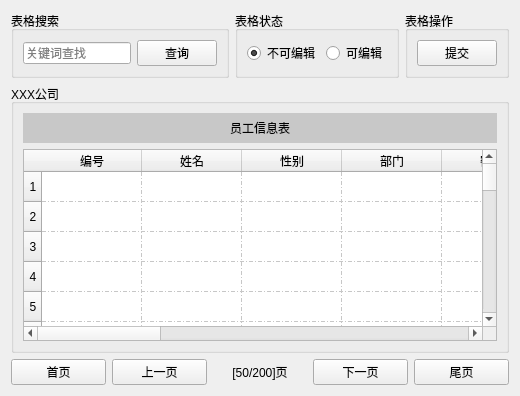
         <widget class="QWidget" name="page_2">
          <layout class="QGridLayout" name="gridLayout_5">
           <item row="1" column="0" colspan="3">
            <widget class="QGroupBox" name="groupBox_16">
             <property name="title">
              <string>XXX公司</string>
             </property>
             <layout class="QVBoxLayout" name="verticalLayout_20">
              <item>
               <widget class="QLabel" name="label_58">
                <property name="minimumSize">
                 <size>
                  <width>0</width>
                  <height>30</height>
                 </size>
                </property>
                <property name="styleSheet">
                 <string notr="true">background-color: rgb(200, 200, 200);</string>
                </property>
                <property name="text">
                 <string>员工信息表</string>
                </property>
                <property name="alignment">
                 <set>Qt::AlignCenter</set>
                </property>
               </widget>
              </item>
              <item>
               <widget class="QTableWidget" name="tableWidget_3">
                <property name="focusPolicy">
                 <enum>Qt::NoFocus</enum>
                </property>
                <property name="tabKeyNavigation">
                 <bool>true</bool>
                </property>
                <property name="gridStyle">
                 <enum>Qt::DashDotLine</enum>
                </property>
                <row>
                 <property name="text">
                  <string>1</string>
                 </property>
                 <property name="textAlignment">
                  <set>AlignCenter</set>
                 </property>
                </row>
                <row>
                 <property name="text">
                  <string>2</string>
                 </property>
                 <property name="textAlignment">
                  <set>AlignCenter</set>
                 </property>
                </row>
                <row>
                 <property name="text">
                  <string>3</string>
                 </property>
                 <property name="textAlignment">
                  <set>AlignCenter</set>
                 </property>
                </row>
                <row>
                 <property name="text">
                  <string>4</string>
                 </property>
                 <property name="textAlignment">
                  <set>AlignCenter</set>
                 </property>
                </row>
                <row>
                 <property name="text">
                  <string>5</string>
                 </property>
                 <property name="textAlignment">
                  <set>AlignCenter</set>
                 </property>
                </row>
                <row>
                 <property name="text">
                  <string>6</string>
                 </property>
                 <property name="textAlignment">
                  <set>AlignCenter</set>
                 </property>
                </row>
                <row>
                 <property name="text">
                  <string>7</string>
                 </property>
                 <property name="textAlignment">
                  <set>AlignCenter</set>
                 </property>
                </row>
                <row>
                 <property name="text">
                  <string>8</string>
                 </property>
                 <property name="textAlignment">
                  <set>AlignCenter</set>
                 </property>
                </row>
                <row>
                 <property name="text">
                  <string>9</string>
                 </property>
                 <property name="textAlignment">
                  <set>AlignCenter</set>
                 </property>
                </row>
                <row>
                 <property name="text">
                  <string>10</string>
                 </property>
                </row>
                <row>
                 <property name="text">
                  <string>11</string>
                 </property>
                </row>
                <row>
                 <property name="text">
                  <string>12</string>
                 </property>
                </row>
                <row>
                 <property name="text">
                  <string>13</string>
                 </property>
                </row>
                <row>
                 <property name="text">
                  <string>14</string>
                 </property>
                </row>
                <row>
                 <property name="text">
                  <string>15</string>
                 </property>
                </row>
                <row>
                 <property name="text">
                  <string>16</string>
                 </property>
                </row>
                <row>
                 <property name="text">
                  <string>17</string>
                 </property>
                </row>
                <row>
                 <property name="text">
                  <string>18</string>
                 </property>
                </row>
                <row>
                 <property name="text">
                  <string>19</string>
                 </property>
                </row>
                <row>
                 <property name="text">
                  <string>20</string>
                 </property>
                </row>
                <row>
                 <property name="text">
                  <string>21</string>
                 </property>
                </row>
                <row>
                 <property name="text">
                  <string>22</string>
                 </property>
                </row>
                <row>
                 <property name="text">
                  <string>24</string>
                 </property>
                </row>
                <row>
                 <property name="text">
                  <string>23</string>
                 </property>
                </row>
                <row>
                 <property name="text">
                  <string>25</string>
                 </property>
                </row>
                <row>
                 <property name="text">
                  <string>26</string>
                 </property>
                </row>
                <row>
                 <property name="text">
                  <string>28</string>
                 </property>
                </row>
                <row>
                 <property name="text">
                  <string>29</string>
                 </property>
                </row>
                <row>
                 <property name="text">
                  <string>30</string>
                 </property>
                </row>
                <row>
                 <property name="text">
                  <string>31</string>
                 </property>
                </row>
                <row>
                 <property name="text">
                  <string>32</string>
                 </property>
                </row>
                <row>
                 <property name="text">
                  <string>33</string>
                 </property>
                </row>
                <row>
                 <property name="text">
                  <string>35</string>
                 </property>
                </row>
                <column>
                 <property name="text">
                  <string>编号</string>
                 </property>
                </column>
                <column>
                 <property name="text">
                  <string>姓名</string>
                 </property>
                </column>
                <column>
                 <property name="text">
                  <string>性别</string>
                 </property>
                </column>
                <column>
                 <property name="text">
                  <string>部门</string>
                 </property>
                </column>
                <column>
                 <property name="text">
                  <string>密码</string>
                 </property>
                </column>
                <column>
                 <property name="text">
                  <string>电话</string>
                 </property>
                </column>
                <column>
                 <property name="text">
                  <string>学历</string>
                 </property>
                </column>
                <column>
                 <property name="text">
                  <string>职务</string>
                 </property>
                </column>
                <column>
                 <property name="text">
                  <string>照片</string>
                 </property>
                </column>
                <column>
                 <property name="text">
                  <string>身份证</string>
                 </property>
                </column>
                <column>
                 <property name="text">
                  <string>入职时间</string>
                 </property>
                </column>
                <column>
                 <property name="text">
                  <string>毕业学校</string>
                 </property>
                </column>
                <column>
                 <property name="text">
                  <string>家庭住址</string>
                 </property>
                </column>
                <column>
                 <property name="text">
                  <string>个人简介</string>
                 </property>
                </column>
                <item row="0" column="0">
                 <property name="text">
                  <string/>
                 </property>
                </item>
               </widget>
              </item>
             </layout>
            </widget>
           </item>
           <item row="0" column="0">
            <widget class="QGroupBox" name="groupBox_15">
             <property name="title">
              <string>表格搜索</string>
             </property>
             <layout class="QHBoxLayout" name="horizontalLayout_20">
              <item>
               <widget class="QLineEdit" name="lineEdit_38">
                <property name="frame">
                 <bool>true</bool>
                </property>
                <property name="placeholderText">
                 <string>关键词查找</string>
                </property>
                <property name="clearButtonEnabled">
                 <bool>true</bool>
                </property>
               </widget>
              </item>
              <item>
               <widget class="QPushButton" name="pushButton_26">
                <property name="text">
                 <string>查询</string>
                </property>
               </widget>
              </item>
             </layout>
            </widget>
           </item>
           <item row="0" column="2">
            <widget class="QGroupBox" name="groupBox_13">
             <property name="title">
              <string>表格操作</string>
             </property>
             <layout class="QHBoxLayout" name="horizontalLayout_15">
              <item>
               <widget class="QPushButton" name="pushButton">
                <property name="text">
                 <string>提交</string>
                </property>
               </widget>
              </item>
             </layout>
            </widget>
           </item>
           <item row="0" column="1">
            <widget class="QGroupBox" name="groupBox_14">
             <property name="title">
              <string>表格状态</string>
             </property>
             <layout class="QHBoxLayout" name="horizontalLayout_16">
              <item>
               <widget class="QRadioButton" name="radioButton_3">
                <property name="text">
                 <string>不可编辑</string>
                </property>
                <property name="checked">
                 <bool>true</bool>
                </property>
               </widget>
              </item>
              <item>
               <widget class="QRadioButton" name="radioButton_4">
                <property name="text">
                 <string>可编辑</string>
                </property>
               </widget>
              </item>
             </layout>
            </widget>
           </item>
           <item row="2" column="0" colspan="3">
            <widget class="QWidget" name="info_form_page_bar" native="true">
             <layout class="QHBoxLayout" name="horizontalLayout_21">
              <property name="leftMargin">
               <number>0</number>
              </property>
              <property name="topMargin">
               <number>0</number>
              </property>
              <property name="rightMargin">
               <number>0</number>
              </property>
              <property name="bottomMargin">
               <number>0</number>
              </property>
              <item>
               <widget class="QPushButton" name="info_form_first_page">
                <property name="text">
                 <string>首页</string>
                </property>
               </widget>
              </item>
              <item>
               <widget class="QPushButton" name="info_form_previous_page">
                <property name="text">
                 <string>上一页</string>
                </property>
               </widget>
              </item>
              <item>
               <widget class="QLabel" name="info_form_page_num">
                <property name="text">
                 <string>[50/200]页</string>
                </property>
                <property name="alignment">
                 <set>Qt::AlignCenter</set>
                </property>
               </widget>
              </item>
              <item>
               <widget class="QPushButton" name="info_form_next_page">
                <property name="text">
                 <string>下一页</string>
                </property>
               </widget>
              </item>
              <item>
               <widget class="QPushButton" name="info_form_last_page">
                <property name="text">
                 <string>尾页</string>
                </property>
               </widget>
              </item>
             </layout>
            </widget>
           </item>
          </layout>
         </widget>
